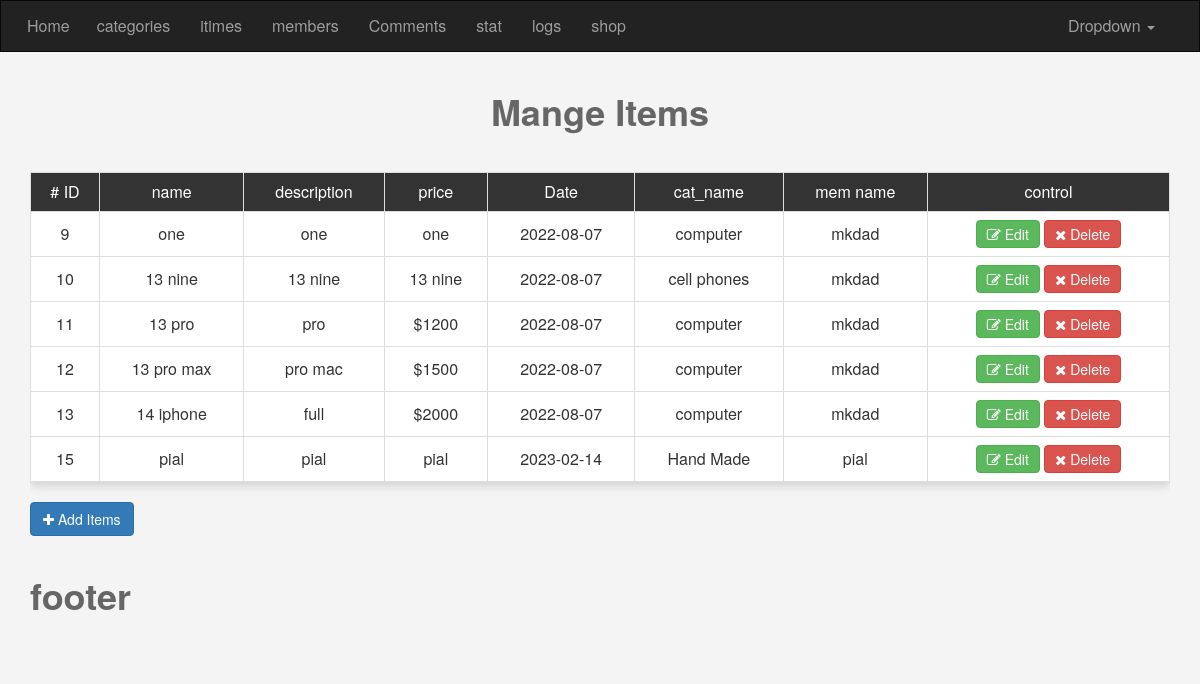
The page /admin/items.php (signed in) on the database its author committed.
### tables this page shows
CREATE TABLE `items` (
  `item_id` int(11) NOT NULL,
  `name` varchar(255) NOT NULL,
  `description` text NOT NULL,
  `price` varchar(255) NOT NULL,
  `add_date` date NOT NULL,
  `made` varchar(255) NOT NULL,
  `pho` varchar(255) NOT NULL,
  `stats` varchar(255) NOT NULL,
  `rating` smallint(6) NOT NULL,
  `approve` tinyint(4) NOT NULL DEFAULT '0',
  `cart_id` int(11) NOT NULL,
  `mem_id` int(11) NOT NULL
);

CREATE TABLE `categories` (
  `id` int(11) NOT NULL,
  `name` varchar(255) NOT NULL,
  `description` text NOT NULL,
  `ordering` int(11) DEFAULT NULL,
  `visibility` tinyint(4) NOT NULL DEFAULT '0',
  `allow_comment` tinyint(4) NOT NULL DEFAULT '0',
  `allow_ads` tinyint(4) NOT NULL DEFAULT '0'
);

CREATE TABLE `users` (
  `UserID` int(11) NOT NULL,
  `Username` varchar(255) NOT NULL,
  `Password` varchar(255) NOT NULL,
  `Email` varchar(255) NOT NULL,
  `Fullname` varchar(255) NOT NULL,
  `GroupID` int(11) NOT NULL DEFAULT '0',
  `trs` int(11) NOT NULL DEFAULT '0',
  `reg` int(11) NOT NULL DEFAULT '0',
  `Date` date NOT NULL,
  `avatar` varchar(255) NOT NULL
);

### admin/items.php (the view, shortened to what this page needs)
<?php
if(isset($_SESSION['username']))
{
  include 'init.php';
  $do=isset($_GET['do']) ? $_GET['do'] : 'manage';
    if($do=='manage')
    {
        $stmt=$con->prepare("SELECT items.*,categories.name AS cat_name,users.Username FROM items
        INNER JOIN categories ON categories.id=items.cart_id
        INNER JOIN users ON users.UserID=items.mem_id");
        $stmt ->execute();
        $items=$stmt->fetchAll();
         ?>
          <h1 class="text-center">Mange Items</h1>
          <div class="container">
            <div class="table-responsive">
            <table class="main-table text-center table table-bordered">
              <tr>
                <td># ID</td>
                <td>name</td>
                <td>description</td>
                <td>price</td>
                <td> Date </td>
                <td>cat_name</td>
                <td>mem name</td>
                <td>control</td>
              </tr>
              <?php
                foreach($items as $row){
                  echo "<tr>";
                      echo "<td>".$row['item_id']."</td>";
                      echo "<td>".$row['name']."</td>";
                      echo "<td>".$row['description']."</td>";
                      echo "<td>".$row['price']."</td>";
                      echo "<td>".$row['add_date']."</td>";
                      echo "<td>".$row['cat_name']."</td>";
                      echo "<td>".$row['Username']."</td>";
                      echo"<td>
                            <a href='items.php?do=Edit&itemsid="
                            .$row['item_id']."' class='btn btn-success'>
                            <i class='fa fa-edit'></i> Edit </a>
                            <a href='items.php?do=delet&itemsid="
                            .$row['item_id']."' class='btn btn-danger'>
                            <i class='fa fa-close'></i> Delete </a> ";
                      echo"</td>";
                  echo"</tr>";
                }
              ?>
           </table>
          </div>
      <a href="items.php?do=Add"class="btn btn-primary">
        <i class="fa fa-plus "></i> Add Items </a>
<?php }
   include $tpl.'footer.php';
      }else{
       header('location:index.php');
     }
?>

### admin/layout/css/backend.css (style rules this page uses)
body { background-color:#f4f4f4; font-size: 16px; }
h1 { font-style: 55px; margin: 40px 0px ; font-weight: bold; color: #666; }
.main-table { -webkit-box-shadow:0 3px 10px #ccc; -moz-box-shadow:0 3px 10px #ccc; box-shadow:0 3px 10px #ccc; ; }
.main-table td { background-color: #FFF; vertical-align: middle !important; }
.main-table tr:first-child td { background-color: #333; color: #fff; }
.main-table .btn { padding: 3px 10px; }

### rows shown on the page
items: item_id "9", name "one", description "one", price "one", add_date "2022-08-07", cart.name "computer", mem.Username "mkdad"
items: item_id "10", name "13 nine", description "13 nine", price "13 nine", add_date "2022-08-07", cart.name "cell phones", mem.Username "mkdad"
items: item_id "11", name "13 pro", description "pro", price "$1200", add_date "2022-08-07", cart.name "computer", mem.Username "mkdad"
items: item_id "12", name "13 pro max", description "pro mac", price "$1500", add_date "2022-08-07", cart.name "computer", mem.Username "mkdad"
items: item_id "13", name "14 iphone", description "full", price "$2000", add_date "2022-08-07", cart.name "computer", mem.Username "mkdad"
items: item_id "15", name "pial", description "pial", price "pial", add_date "2023-02-14", cart.name "Hand Made", mem.Username "pial"
